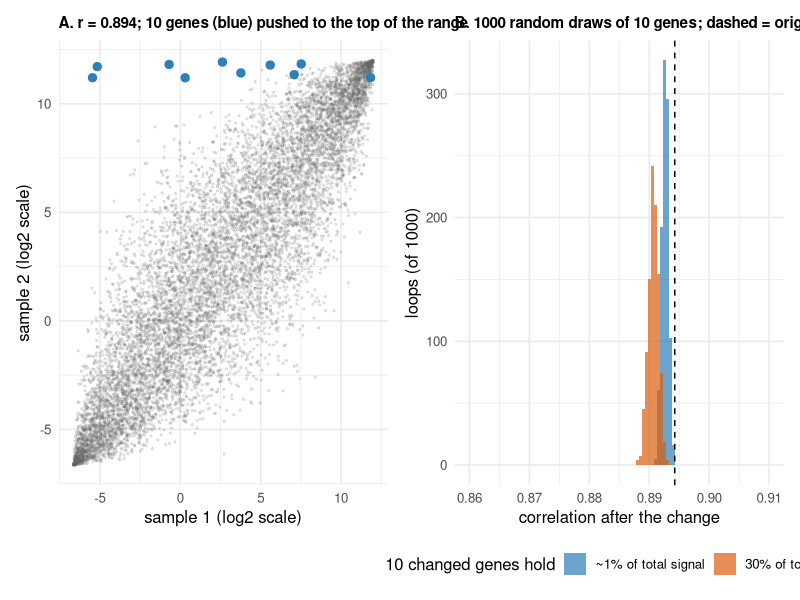

Write the R code that produced this figure.
# Teaching example: 10 extreme genes (like rRNA) barely move the correlation of two log2-scale expression vectors.
# Run from the repository root.
set.seed(1)
n <- 10000; n_changed <- 10; n_loops <- 1000; rho <- 0.9
lo <- log2(0.01); hi <- 12                      # log2 scale, range of typical rlog / log2 values

# two vectors with correlation ~0.9 that both span [lo, hi] (Gaussian copula)
z <- MASS::mvrnorm(n, c(0, 0), matrix(c(1, rho, rho, 1), 2))
x <- lo + (hi - lo) * pnorm(z[, 1])
y <- lo + (hi - lo) * pnorm(z[, 2])
r0 <- cor(x, y)

# linear-scale share of the total taken by a set of genes
share <- function(v, idx) sum(2^v[idx]) / sum(2^v)

r_new <- numeric(n_loops); share_new <- numeric(n_loops)
for (i in seq_len(n_loops)) {
  idx <- sample(n, n_changed)
  y2 <- y
  y2[idx] <- runif(n_changed, hi - 1, hi)        # 10 random genes jump to the top of the range
  r_new[i] <- cor(x, y2)
  share_new[i] <- share(y2, idx)
}

# same test, but the 10 genes are set to hold 30% of the linear-scale total (like the 31% rRNA library)
r_30 <- replicate(n_loops, {
  idx <- sample(n, n_changed); y2 <- y
  y2[idx] <- log2(0.3 / 0.7 * sum(2^y[-idx]) / n_changed) + rnorm(n_changed, 0, 0.1)
  cor(x, y2)
})

cat(sprintf("baseline r = %.4f\n", r0))
cat(sprintf("scenario 1 (10 genes at 11-12, %.1f%% of linear total): r %.4f - %.4f over %d loops\n",
            100 * mean(share_new), min(r_new), max(r_new), n_loops))
cat(sprintf("scenario 2 (10 genes hold 30%% of linear total):      r %.4f - %.4f over %d loops\n\n",
            min(r_30), max(r_30), n_loops))

library(ggplot2); library(patchwork)
idx <- sample(n, n_changed); y2 <- y; y2[idx] <- runif(n_changed, hi - 1, hi)
d <- data.frame(x = x, y = y2, changed = seq_len(n) %in% idx)
pA <- ggplot(d[!d$changed, ], aes(x, y)) +
  geom_point(alpha = 0.15, size = 0.5, colour = "grey40") +
  geom_point(data = d[d$changed, ], colour = "#2C7FB8", size = 2.5) +
  labs(x = "sample 1 (log2 scale)", y = "sample 2 (log2 scale)",
       title = sprintf("A. r = %.3f; 10 genes (blue) pushed to the top of the range", r0)) +
  theme_minimal(base_size = 12) + theme(plot.title = element_text(face = "bold", size = 11))
pB <- ggplot(data.frame(r = c(r_new, r_30), scenario = rep(c("~1% of total signal", "30% of total signal"), each = n_loops)),
             aes(r, fill = scenario)) +
  geom_histogram(binwidth = 0.0005, alpha = 0.7, position = "identity") +
  scale_fill_manual(values = c("#2C7FB8", "#D95F0E"), name = "10 changed genes hold", guide = guide_legend(nrow = 1)) +
  theme(legend.position = "bottom") +
  geom_vline(xintercept = r0, linetype = 2) +
  coord_cartesian(xlim = c(0.86, 0.91)) +
  labs(x = "correlation after the change", y = "loops (of 1000)",
       title = sprintf("B. %d random draws of 10 genes; dashed = original r", n_loops)) +
  theme_minimal(base_size = 12) + theme(plot.title = element_text(face = "bold", size = 11), legend.position = "bottom")
ggsave("scripts/post3_compositional_shift/compositional_shift.png", pA + pB, width = 11, height = 4.5, dpi = 300, bg = "white")
